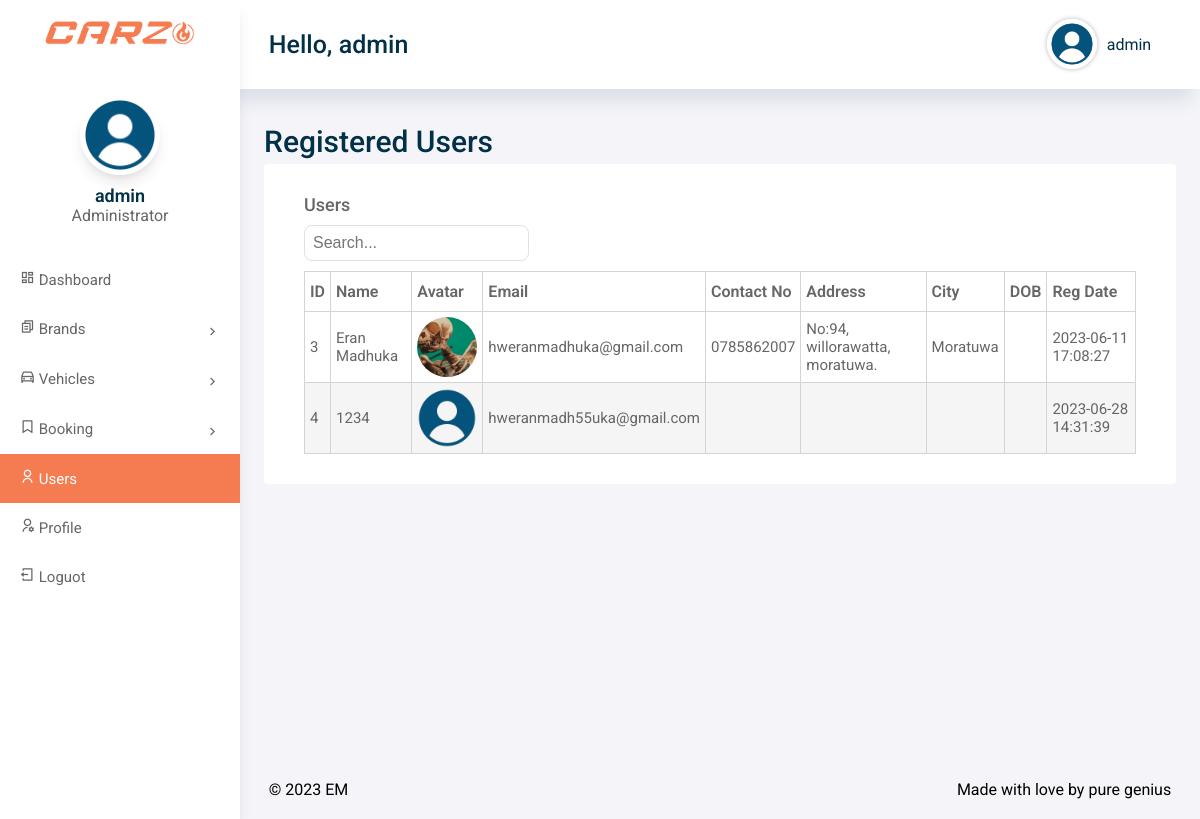
Page /admin/users.php (signed in) on the committed database.
### tables this page shows
CREATE TABLE IF NOT EXISTS `users` (
  `user_id` int(11) NOT NULL AUTO_INCREMENT,
  `username` varchar(50) DEFAULT NULL,
  `password` varchar(50) DEFAULT NULL,
  `full_name` varchar(255) DEFAULT NULL,
  `email` varchar(255) DEFAULT NULL,
  `address` longtext,
  `city` varchar(50) DEFAULT NULL,
  `phone` varchar(11) DEFAULT NULL,
  `dob` varchar(50) DEFAULT NULL,
  `profile_pic` varchar(255) DEFAULT NULL,
  `account_status` int(1) DEFAULT '1',
  `rag_date` datetime DEFAULT NULL,
  PRIMARY KEY (`user_id`)
);

### admin/users.php (the view, shortened to what this page needs)
<?php
    include 'includes/config.php';
?>
<!DOCTYPE html>
<html lang="en">
<head>
    <?php
        include('includes/header.php');
    ?>
</head>
<body>
    <div class="grid-container">
        <?php
            include('includes/menu.php');
        ?>
        <?php
            include('includes/aside.php');
        ?>
        <main class="main">
            <h2>Registered Users</h2>
            <div class="main-cards">
                <div class="card">
                    <h3>Users</h3>
                    <div class="card-title">
                        <div class="search-box">
                            <input type="text" id="myInput" onkeyup="seacrFunction()" placeholder="Search...">
                        </div>
                    </div>
                    <table id="table">
                        <thead>
                            <tr>
                                <th>ID</th>
                                <th>Name</th>
                                <th>Avatar</th>
                                <th>Email</th>
                                <th>Contact No</th>
                                <th>Address</th>
                                <th>City</th>
                                <th>DOB</th>
                                <th>Reg Date</th>
                            </tr>
                        </thead>
                        <tbody class="table-body">
                        <?php
                            $sql = "SELECT * FROM users";
                            $result = $conn->query($sql);
                            if ($result->num_rows > 0) {
                                while ($row = $result->fetch_assoc()) {
                                    ?>
                                    <tr>
                                        <td><?php echo $row['user_id']; ?></td>
                                        <td><?php echo $row['full_name']; ?></td>
                                        <td><img src="../assets/images/uploads/avatar/<?php echo $row['profile_pic']; ?>" alt="avatar" style="width: 60px; height: 60px; object-fit: cover; border-radius: 50px"></td>
                                        <td><?php echo $row['email']; ?></td>
                                        <td><?php echo $row['phone']; ?></td>
                                        <td><?php echo $row['address']; ?></td>
                                        <td><?php echo $row['city']; ?></td>
                                        <td><?php echo $row['dob']; ?></td>
                                        <td><?php echo $row['rag_date']; ?></td>
                                    </tr>
                                    <?php
                                }
                            } else {
                                echo "0 results";
                            }
                        ?>
                        </tbody>
                    </table>
                </div>
            </div>
        </main>
        <footer class="footer">
            <div class="footer__copyright">&copy; 2023 EM</div>
            <div class="footer__signature">Made with love by pure genius</div>
        </footer>
    </div>
</body>
</html>

### assets/css/style.css (style rules this page uses)
* { margin: 0; padding: 0; box-sizing: border-box; }
:root { --primary-color: #F57C51; --secondary-color: #FDE5DC; --text-color: #023047; --text-gray: #666666; --bg-color: #F2F5F7; --primary-font: 'Ubuntu', sans-serif; --secondry-font: 'Roboto', sans-serif; }
html { scroll-behavior: smooth; }
body { font-family: var(--secondry-font); overflow-x: hidden; }
h2 { color: var(--text-color); font-size: 45px; font-weight: 700; line-height: 45px; }
h3 { color: var(--text-gray); font-weight: 500; font-size: 18px; }
.card { min-width: 200px; height: auto; box-shadow: rgba(149, 157, 165, 0.2) 0px 8px 24px; border-radius: 8px; transition: all .3s; text-align: center; }
footer { background: var(--text-color); text-align: left; padding: 60px 0; }
table { border-collapse: collapse; background: #FFF; border-radius: 0; overflow: hidden; width: 100%; margin: 30px auto; position: relative; table-layout: auto; }
table thead tr { height: 40px; background: #FFF; }
table thead th { font-size: 16px; font-weight: 600; color: var(--text-gray); line-height: 1.2; }
table tbody tr { height: 50px; font-size: 15px; color: var(--text-gray); line-height: 1.2; font-weight: unset; cursor: pointer }
table th, td { border: 1px solid #dddcdc; padding: 5px; }
table tbody tr:nth-child(even) { background-color: #f5f5f5; }

### admin/assets/css/admin-style.css (style rules this page uses)
:root { --primary-color: #F57C51; --secondary-color: #FDE5DC; --text-color: #023047; --text-gray: #666666; --bg-color: #F2F5F7; --primary-font: 'Ubuntu', sans-serif; --secondry-font: 'Roboto', sans-serif; --box-shadow: rgba(0, 0, 0, 0.1) 0px 10px 15px -3px, rgba(0, 0, 0, 0.05) 0px 4px 6px -2px; }
body { background: #f5f5f9;; }
.grid-container { display: grid; grid-template-columns: 240px 1fr; grid-template-rows: 70px 1fr 60px; grid-template-areas: "sidenav header" "sidenav main" "sidenav footer"; height: 100vh; }
.main { grid-area: main; width: 95%; margin: 30px auto; }
.main h2 { font-size: 30px; font-weight: 500; }
.card { display: flex; flex-direction: column; align-items: flex-start; text-align: left; width: 100%; height: auto; background-color: #FFF; box-shadow: none; padding: 30px 40px; box-sizing: border-box; border-radius: 4px; cursor: context-menu !important; }
.card .card-title { display: flex; align-items: center; justify-content: space-between; width: 100%; margin: 10px 0; }
table { border-collapse: collapse; background: #FFF; border-radius: 0; overflow: hidden; width: 100%; margin: 0 auto; position: relative; table-layout: auto; }
table thead tr { height: 40px; background: #FFF; }
table thead th { font-size: 16px; font-weight: 600; color: var(--text-gray); line-height: 1.2; }
table th, table td { text-align: left; }
table tbody tr { height: 50px; font-size: 15px; color: var(--text-gray); line-height: 1.2; font-weight: unset; cursor: pointer }
table th, td { padding: 5px; border: 1px solid #d4d4d4; }
table tbody tr:nth-child(even) { background-color: #f5f5f5; }
.search-box input[type="text"] { padding: 8px; border-radius: 8px; border: 1px solid #E1E1E1; font-size: 16px; }
.footer { grid-area: footer; background-color: transparent; display: flex; align-items: center; justify-content: space-between; padding: 0 3%; }

### rows in the picture
users: user_id "3", full_name "Eran Madhuka", profile_pic (picture), email "hweranmadhuka@gmail.com", phone "0785862007", address "No:94, willorawatta, moratuwa.", city "Moratuwa", rag_date "2023-06-11 17:08:27"
users: user_id "4", full_name "1234", profile_pic (placeholder picture), email "hweranmadh55uka@gmail.com", rag_date "2023-06-28 14:31:39"

### other values in the picture
$_SESSION['admin']['username'] "admin"
$_SESSION['admin']['name'] "admin"
